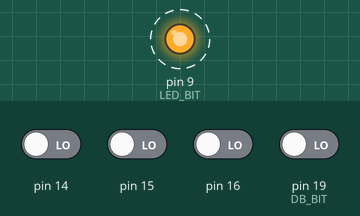
A sketch run on a simulated Arduino Uno, built with avr-gcc and run on an emulated ATmega328P. On the bench: output pins drawn as LEDs (lit = HIGH). Dashed ring = blinking. Inputs (shaded band) come from the test bench; at power-on: pin 14–16, pin 19 (DB_BIT) LOW. Pins used as bus, display or sensor lines are not drawn; what the sketch prints to the serial monitor is not drawn.

Above: at 0.41 s.
Timing chart, 0 to 3.3 s (numbered marks = the images above):
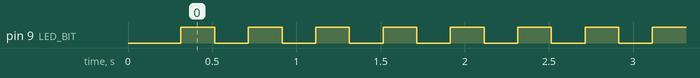

The sketch:

clockduino_cic.ino
```cpp
// 21.4MHzduino: マスタークロック供給 + CIC(Lock役) 専任ボード
//
// ■ このボードに集約した理由
// CICは「与えられたパルスの数」で状態を進める（実測: 間引きを変えても同じパルス数で
// 反応）。1ビット372パルスを1つも取りこぼさずに送る必要がある。
//
// Nano-3にCIC役とバンク生成役を兼務させたときは、PORTBのリードモディファイライトが
// PCINT割り込みと競合して**バンク上位2ビット(A22,A23)を壊した**（2回発生）。
// sanniがMegaとは別にPIC12F629を置いているのも同じ理由で、MegaはSDカード書き込み・
// 表示・USBを抱えていてµs精度のパルスを並行できない。
//
// **このボードはCIC専任。** 役割としてはsanniのPIC12F629と等価。
//
// ■ ピン割り当て（DIP-28）
//   14 (PB0)  CKOUT 21.477MHz -> カート1番   ※lfuse=0xBFのハードウェア機能
//   15 (PB1)  動作LED
//   16 (PB2)  CICクロック     -> カート56番
//   26 (PC3)  CICリセット     -> カート25番
//   27 (PC4)  CICデータA      -> カート24番 (1kΩ)
//   28 (PC5)  CICデータB      -> カート55番 (1kΩ)
//    2 (PD0)  シリアルRX      <- Uno D3
//    3 (PD1)  シリアルTX      -> Uno D2
//   17,18,19 (PB3,PB4,PB5)    ISP専用(MOSI/MISO/SCK)。**CICには使わない**
//
// **PB3-PB5をISP専用に空けたので、ISP結線とCIC結線を同時に繋いだままにできる。**
// 当初PB4(MISO)にCICクロックを割り当てようとして衝突に気づいた。
//
// ■ クロック周波数
// tick()はPORTBのセット/クリア2命令。21.477MHz/4 = 5.37MHz相当。
// Nano-3(16MHz)では4.00MHzだった。実機のCICクロックは3.072MHz。
// CICはパルス数で動くので通る見込みだが、CIC_NOPSで下げられる:
//   0個=5.37MHz / 1個=3.58MHz / 2個=2.68MHz  ← 実機3.072MHzを挟める
//
// ■ シリアル
// ブートローダが無くUSB-シリアル変換を持たない。デバッグ出力はUnoへ送り、
// UnoがSoftwareSerialで受けてUSBへ中継する。57600bpsまで。

#include <Arduino.h>

#define CLK_BIT _BV(PB2)     // カート56番 (PB4から変更。PB4はISPのMISO)
#define RST_BIT _BV(PC3)     // カート25番
#define DA_BIT  _BV(PC4)     // カート24番
#define DB_BIT  _BV(PC5)     // カート55番
#define LED_BIT _BV(PB1)     // 動作LED (PB5から変更。PB5はISPのSCK)

// CICクロックの周期を伸ばすNOPの数。0=5.37MHz / 1=3.58MHz / 2=2.68MHz
#define CIC_NOPS 1

const uint16_t ID_DELAY   = 2496;   // リセット解除から最初のIDビットまで
const uint16_t ID_BIT     = 60;     // ストリームID 1ビット = 15命令 x 4
const uint16_t POST_ID    = 520;    // ID送信終了から主ループ突入まで
const uint16_t BIT_PULSES = 372;    // 主ループ 1ビット = 93命令 x 4
const uint8_t  DRIVE_PULSES = 24;   // 自分の線を駆動し続ける長さ
const uint8_t  SAMPLE_AT  = 16;     // 相手の線を読む位置
const uint8_t  ROUND0_BITS = 15;

// ラウンド0。送信はlockシードのLSB、期待値はシミュレータ（本家ROM）の出力。
// 実機で15/15一致を確認済み（地域ビットを含む）。
const char TX0[] = "110101111101010";
const char RX0[] = "110101111010100";

// A4/A5 と CIC 0番/1番 の対応。実機でこちら（入れ替えた側）が正しいと確定。
#define PIN0 DB_BIT
#define PIN1 DA_BIT

static uint8_t outMask, inMask;

static inline void tick() {
  PORTB |= CLK_BIT;
#if CIC_NOPS >= 1
  __asm__ __volatile__("nop");
#endif
#if CIC_NOPS >= 2
  __asm__ __volatile__("nop");
#endif
  PORTB &= (uint8_t)~CLK_BIT;
}

static void ticks(uint16_t n) { while (n--) tick(); }

// dir=0 -> 1番線で送信、0番線で受信
static void setDirection(uint8_t dir) {
  outMask = dir ? PIN0 : PIN1;
  inMask  = dir ? PIN1 : PIN0;
  DDRC |= outMask;
  PORTC &= (uint8_t)~outMask;          // アイドルはLow
  DDRC &= (uint8_t)~inMask;
}

static uint8_t exchangeBit(uint8_t myBit) {
  uint8_t got = 0;
  if (myBit) PORTC |= outMask;
  for (uint16_t p = 0; p < BIT_PULSES; p++) {
    if (p == SAMPLE_AT) got = (PINC & inMask) ? 1 : 0;
    if (p == DRIVE_PULSES) PORTC &= (uint8_t)~outMask;
    tick();
  }
  PORTC &= (uint8_t)~outMask;
  return got;
}

// Keyの起動はリセットの立ち下がりで掛かる。アイドルLow・Highパルス・Lowへ戻す。
static void triggerKey() {
  PORTC &= (uint8_t)~RST_BIT;
  DDRC |= RST_BIT;
  ticks(64);
  PORTC |= RST_BIT;
  ticks(12);
  PORTC &= (uint8_t)~RST_BIT;
}

static bool authenticate() {
  DDRB |= CLK_BIT;
  PORTB &= (uint8_t)~CLK_BIT;

  triggerKey();

  // ストリームIDは 0xf。Key側は btfsc でレベルを読むので、
  // 短いパルスではなく**1ビット周期のあいだ保持**しなければ掴まれない。
  setDirection(1);
  ticks(ID_DELAY);
  PORTC |= outMask;
  ticks(4 * ID_BIT);
  PORTC &= (uint8_t)~outMask;

  ticks(POST_ID);

  setDirection(0);
  uint8_t ok = 0;
  for (uint8_t b = 0; b < ROUND0_BITS; b++) {
    const uint8_t got = exchangeBit(TX0[b] - '0');
    if (got == (uint8_t)(RX0[b] - '0')) ok++;
  }

  // データ線だけ解放する。**クロックは止めない。**
  //
  // Nano-3では認証後にクロックを止めていた（Keyを凍結させてラウンド1の失敗を
  // 防ぐ設計）。だが実測では、その状態で読めるのはROM先頭の128KBだけだった。
  // sanniはCLK2(CICクロック)を立てたきり一度も切らない。
  //
  // 以前これをNano-3で再現しようとしてloop()からソフトウェアでトグルしたら、
  // 全バンクが0x01/0x03一色になって失敗した。原因は周波数の不定さではなく、
  // **バンク生成と兼務していたための割り込み競合**。
  // このボードはCIC専任なので、その問題は起きない。
  DDRC &= (uint8_t)~(DA_BIT | DB_BIT);
  PORTC &= (uint8_t)~(DA_BIT | DB_BIT);

  return ok == ROUND0_BITS;
}


static bool authOk;

void setup() {
  Serial.begin(57600);       // UnoのSoftwareSerialが受けられる上限

  DDRB |= LED_BIT;
  PORTB &= (uint8_t)~LED_BIT;
  DDRC &= (uint8_t)~(DA_BIT | DB_BIT | RST_BIT);
  // CKOUT(PB0)は lfuse=0xBF のハードウェア機能。プログラムからは触らない。

  delay(300);                // 電源とカートが落ち着くのを待つ
  Serial.println(F("CIC: start"));
  authOk = authenticate();
  Serial.print(F("CIC: round0 "));
  Serial.println(authOk ? F("MATCH") : F("MISMATCH"));

  if (authOk) PORTB |= LED_BIT;
}

void loop() {
  // 認証は起動時の1回だけ。ここでは結果を示すだけ。
  // 認証成功時はPORTBに触らない（CLK_BITと同じポートなので不用意に触らない方針）。
  if (authOk) return;
  PORTB ^= LED_BIT;          // 点滅 = 不一致
  delay(200);
}
```

Measured:
- by itself, pin 9 (LED_BIT): alternates HIGH for 0.20 s and LOW for 0.20 s
